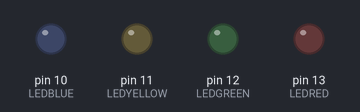
Recording of a sketch running on a simulated Arduino Uno, built with avr-gcc and run on an emulated ATmega328P. On the bench: output pins drawn as LEDs (lit = HIGH).

Above: at 0.2 s.
At 1.2 s:
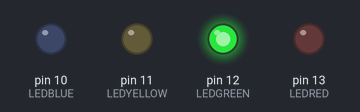
At 2.2 s:
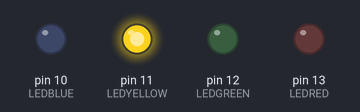
At 4.7 s:
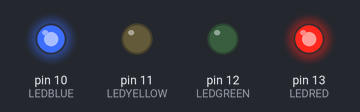
At 7.2 s:
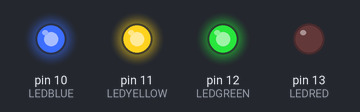
At 9.7 s:
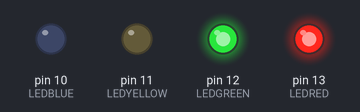
Timing chart, 0 to 10.4 s (numbered marks = the images above):
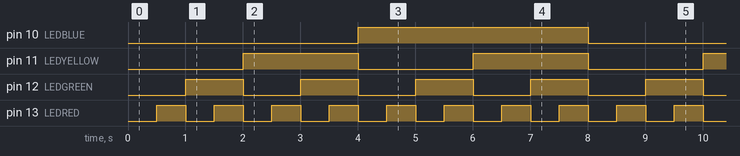

The sketch:

leds.ino
```cpp
const int LEDRED = 13;
const int LEDGREEN = 12;
const int LEDYELLOW = 11;
const int LEDBLUE = 10;

void setup()
{
pinMode(LEDRED,OUTPUT);
pinMode(LEDGREEN,OUTPUT);
pinMode(LEDYELLOW,OUTPUT);
pinMode(LEDBLUE,OUTPUT);
}

void loop()
{
  for (int i=0;i<16;i++)
  {
      ShowLedNumber(i);
      delay(500);
  }
}

void ShowLedNumber(int value)
{
setLed(LEDRED,value & 1);
setLed(LEDGREEN,value & 2);
setLed(LEDYELLOW,value & 4);
setLed(LEDBLUE,value & 8);
}

void setLed(int pin, bool value)
{
  int ledValue = value ? HIGH : LOW;
  digitalWrite(pin, ledValue);
}
```

Measured:
- by itself, pin 10 (LEDBLUE): alternates HIGH for 4.0 s and LOW for 4.0 s
- by itself, pin 11 (LEDYELLOW): alternates HIGH for 2.0 s and LOW for 2.0 s
- by itself, pin 12 (LEDGREEN): alternates HIGH for 1.0 s and LOW for 1.0 s
- by itself, pin 13 (LEDRED): alternates HIGH for 0.50 s and LOW for 0.50 s
